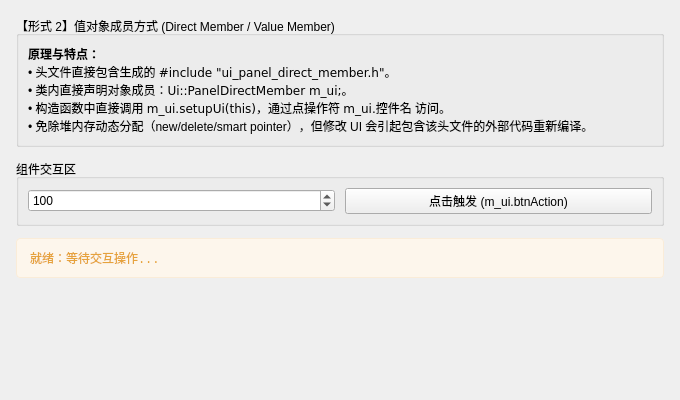
<?xml version="1.0" encoding="UTF-8"?>
<ui version="4.0">
 <class>PanelDirectMember</class>
 <widget class="QWidget" name="PanelDirectMember">
  <property name="geometry">
   <rect>
    <x>0</x>
    <y>0</y>
    <width>680</width>
    <height>400</height>
   </rect>
  </property>
  <layout class="QVBoxLayout" name="verticalLayout">
   <property name="spacing">
    <number>12</number>
   </property>
   <property name="leftMargin">
    <number>16</number>
   </property>
   <property name="topMargin">
    <number>16</number>
   </property>
   <property name="rightMargin">
    <number>16</number>
   </property>
   <property name="bottomMargin">
    <number>16</number>
   </property>
   <item>
    <widget class="QGroupBox" name="groupIntro">
     <property name="title">
      <string>【形式 2】值对象成员方式 (Direct Member / Value Member)</string>
     </property>
     <layout class="QVBoxLayout" name="verticalLayoutIntro">
      <item>
       <widget class="QLabel" name="labelIntro">
        <property name="text">
         <string>&lt;b&gt;原理与特点：&lt;/b&gt;&lt;br&gt;
• 头文件直接包含生成的 &lt;code&gt;#include &quot;ui_panel_direct_member.h&quot;&lt;/code&gt;。&lt;br&gt;
• 类内直接声明对象成员：&lt;code&gt;Ui::PanelDirectMember m_ui;&lt;/code&gt;。&lt;br&gt;
• 构造函数中直接调用 &lt;code&gt;m_ui.setupUi(this)&lt;/code&gt;，通过点操作符 &lt;code&gt;m_ui.控件名&lt;/code&gt; 访问。&lt;br&gt;
• 免除堆内存动态分配（new/delete/smart pointer），但修改 UI 会引起包含该头文件的外部代码重新编译。</string>
        </property>
        <property name="wordWrap">
         <bool>true</bool>
        </property>
       </widget>
      </item>
     </layout>
    </widget>
   </item>
   <item>
    <widget class="QGroupBox" name="groupInteractive">
     <property name="title">
      <string>组件交互区</string>
     </property>
     <layout class="QHBoxLayout" name="horizontalLayout">
      <property name="spacing">
       <number>10</number>
      </property>
      <item>
       <widget class="QSpinBox" name="spinValue">
        <property name="minimum">
         <number>0</number>
        </property>
        <property name="maximum">
         <number>1000</number>
        </property>
        <property name="value">
         <number>100</number>
        </property>
       </widget>
      </item>
      <item>
       <widget class="QPushButton" name="btnAction">
        <property name="text">
         <string>点击触发 (m_ui.btnAction)</string>
        </property>
       </widget>
      </item>
     </layout>
    </widget>
   </item>
   <item>
    <widget class="QLabel" name="labelResult">
     <property name="styleSheet">
      <string notr="true">QLabel { background: #fdf6ec; border: 1px solid #faecd8; padding: 10px; border-radius: 4px; color: #e6a23c; font-family: Consolas; }</string>
     </property>
     <property name="text">
      <string>就绪：等待交互操作...</string>
     </property>
    </widget>
   </item>
   <item>
    <spacer name="verticalSpacer">
     <property name="orientation">
      <enum>Qt::Vertical</enum>
     </property>
     <property name="sizeHint" stdset="0">
      <size>
       <width>20</width>
       <height>40</height>
      </size>
     </property>
    </spacer>
   </item>
  </layout>
 </widget>
 <resources/>
 <connections/>
</ui>
